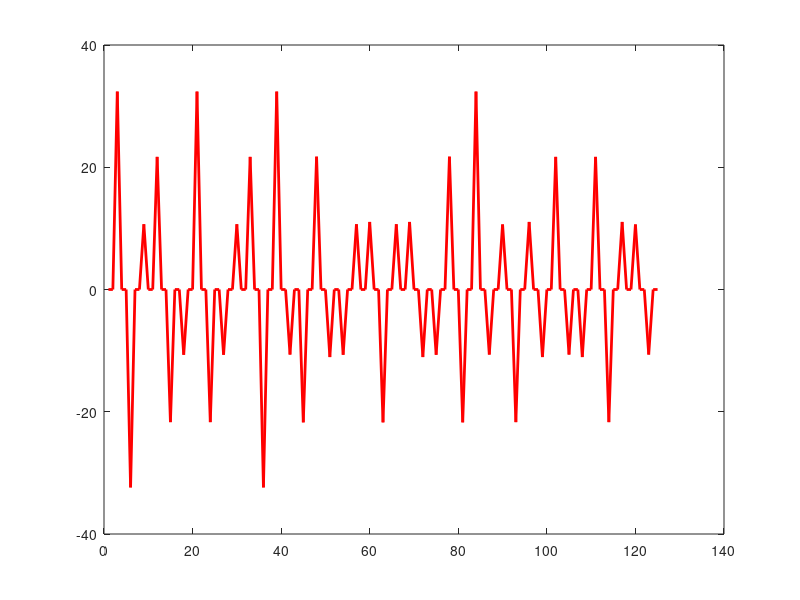

Here is the MATLAB script that generated this plot: (Note: this script raises an error after producing the figure.)
load('trajetorias.mat')

%sqrt(sumsqr(diff(theta_save(:,1))));
sum(abs(diff(theta_save(:,1))));

joint = 1;

plot(diff(theta_save2(:,joint)),'r','LineWidth',2)
hold on
plot(diff(theta_save3(:,joint)),'g','LineWidth',2)
plot(diff(theta_save4(:,joint)),'y','LineWidth',2)
legend('Algorithm 1','Algorithm 2','Algorithm 3')
hold off

%plot(abs(diff(theta_save(:,2)))+abs(diff(theta_save(:,3)))...
%+abs(diff(theta_save(:,4))));
%hold on
%plot(abs(diff(theta_save2(:,2)))+abs(diff(theta_save2(:,3)))...
%+abs(diff(theta_save2(:,4))));
%plot(abs(diff(theta_save3(:,2)))+abs(diff(theta_save3(:,3)))...
%+abs(diff(theta_save3(:,4))));
%legend('Algorithm 1','Algorithm 2','Algorithm 3')
